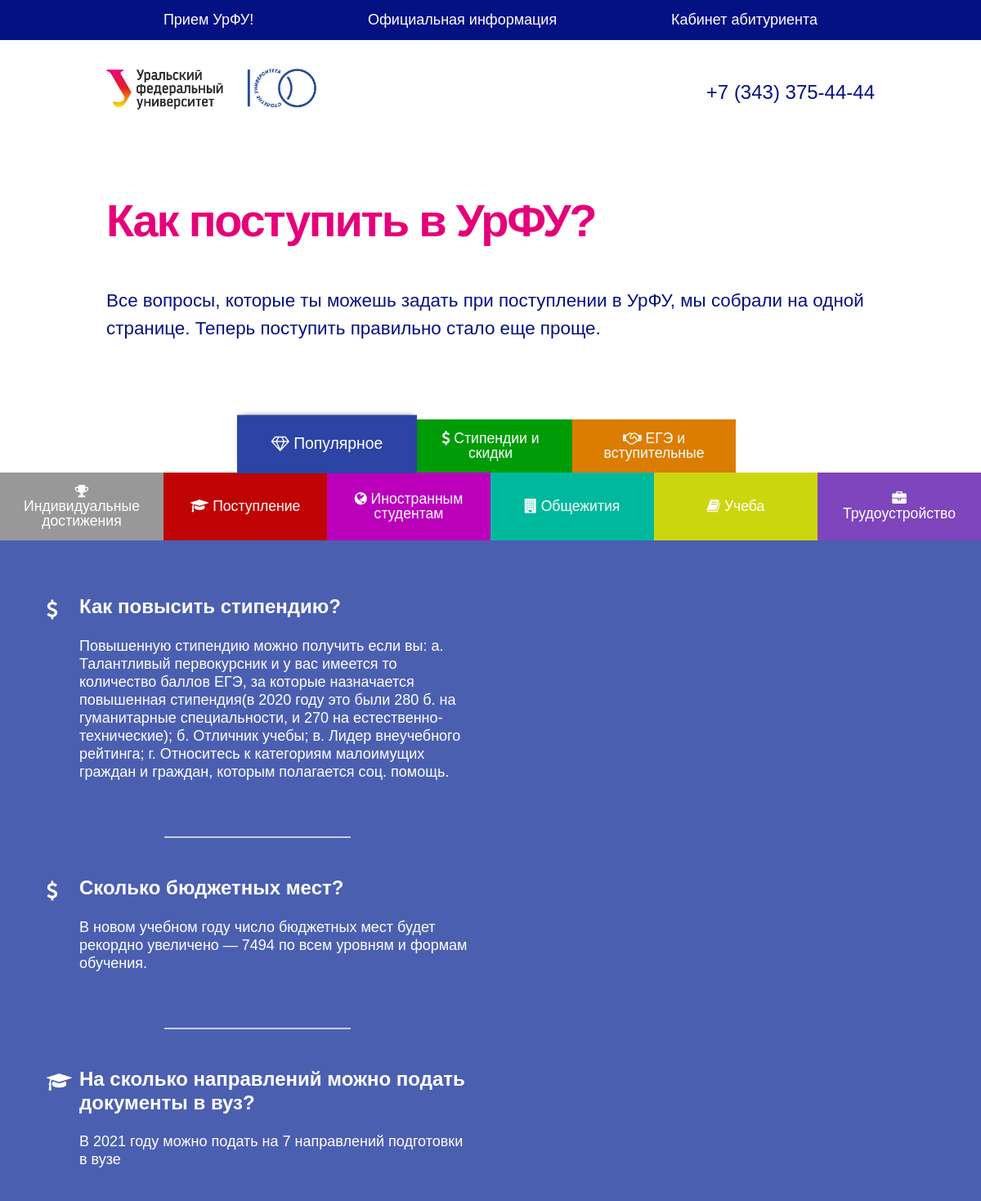
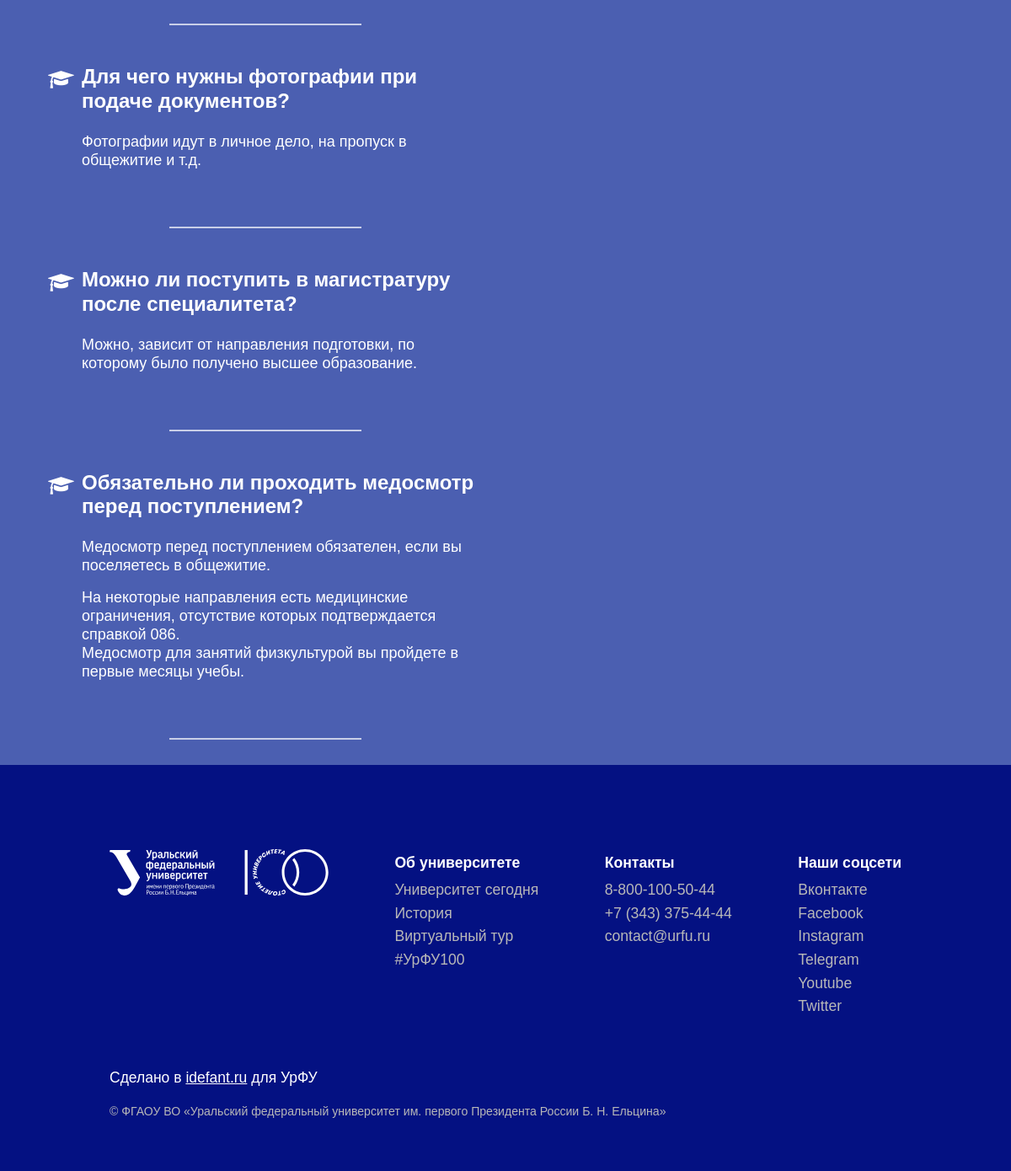
Before: / with the older database file (2 pictures, top to bottom).
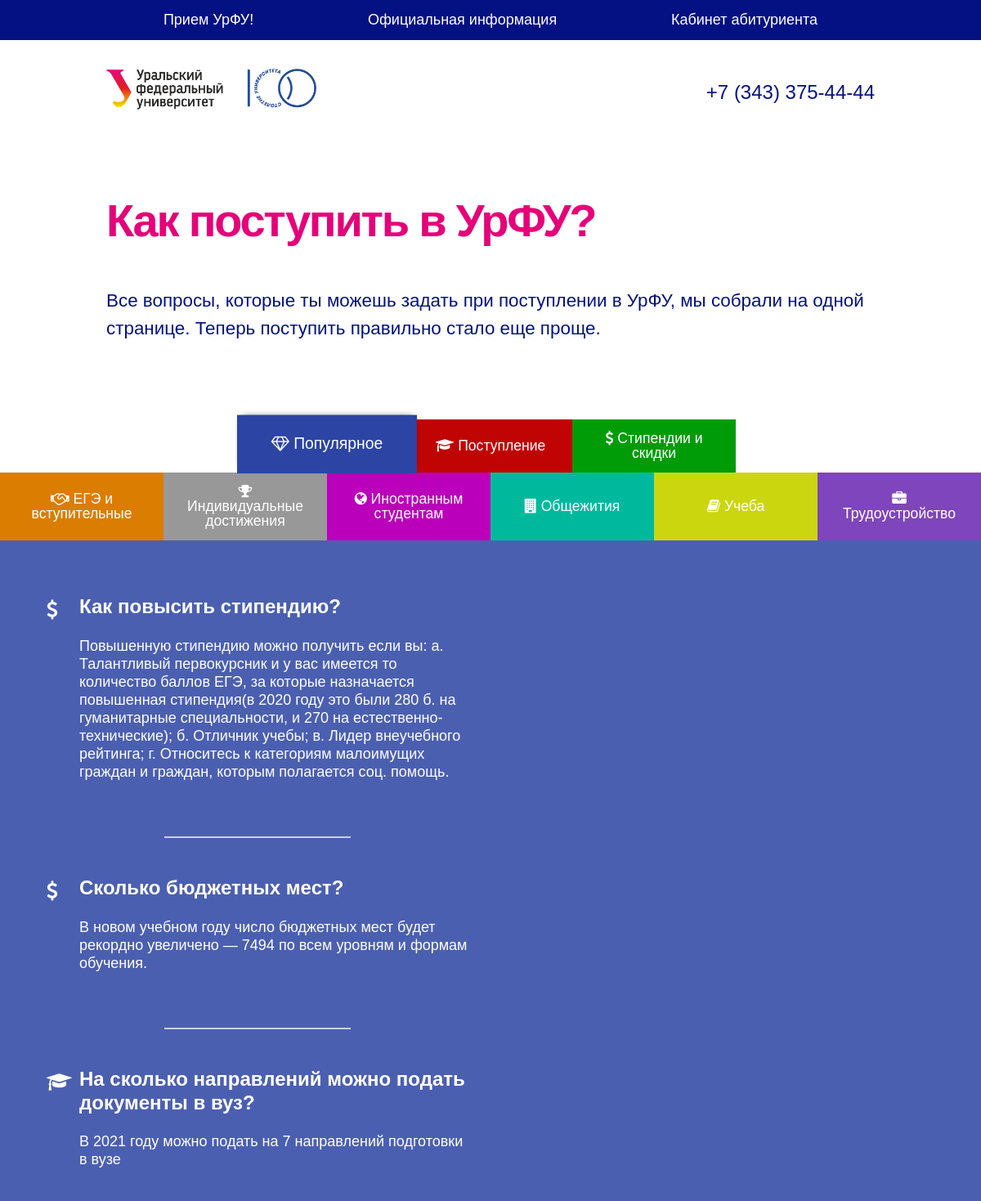
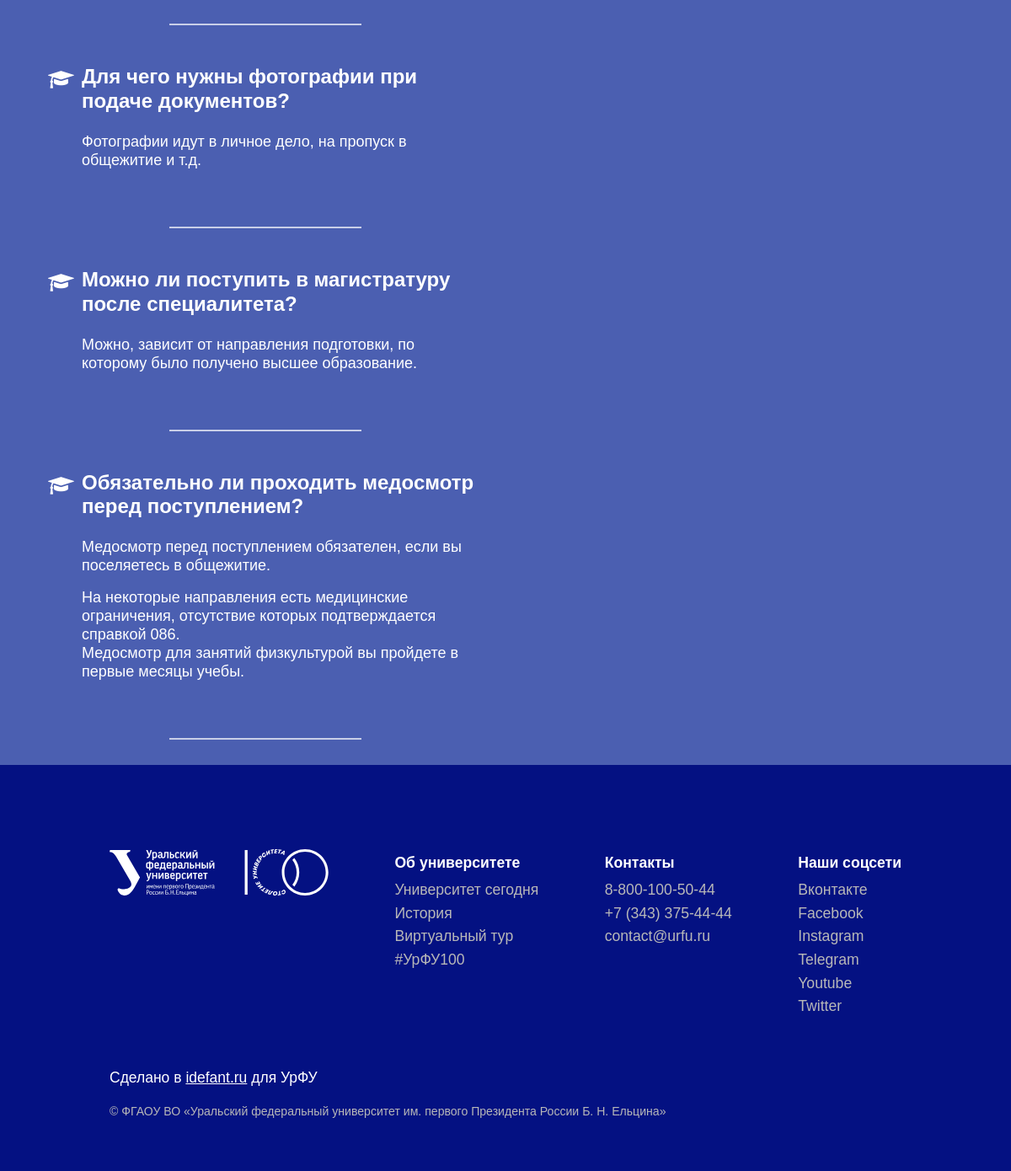
After: the same page with the newer database file (2 pictures, top to bottom).
### models.py (models this page shows, shortened)
class Categories(db.Model):
    id = db.Column(db.Integer, primary_key = True)
    name = db.Column(db.String(100), nullable=False)
    priority = db.Column(db.Integer, nullable=False)
    icon_name = db.Column(db.String(30))
    color = db.Column(db.String(7))

class Questions(db.Model):      # __tablename__ = 'posts'
    id = db.Column(db.Integer, primary_key = True)
    question = db.Column(db.String(1000), nullable=False)
    clear_question = db.Column(db.String(1000))
    answer = db.Column(db.Text, nullable = False)
    cat_id = db.Column(db.Integer, db.ForeignKey('categories.id'))
    priority = db.Column(db.Integer, nullable=False)
    is_popular = db.Column(db.Boolean, default = False)
    popular_priority = db.Column(db.Integer, default = 0)

### website/website.py (the view)
@website.route('/')
def index():
    try:
        categories = Categories.query
        questions = Questions.query
        popular_questions = questions.filter(Questions.is_popular).order_by(Questions.popular_priority)
    except NameError:
        return render_template("admin/error_page.html", message="Ошибка чтения из БД")
    popular_qa_list_assembly = []
    for popular_question in popular_questions:
        category = categories.get(popular_question.cat_id)
        if category is not None:
            popular_qa_list_assembly += [(popular_question, category.icon_name)]
    result_popular_list = (categories.get(0), popular_qa_list_assembly)
    result_list = []
    num = 0
    for category in reversed(categories.filter(Categories.id != 0).order_by(Categories.priority).all()):
        try:
            usually_questions = questions.filter(Questions.cat_id == category.id).order_by(Questions.priority)
        except (NameError, AttributeError):
            return render_template("admin/error_page.html", message="Ошибка чтения из БД")
        result_list += [(num, category, usually_questions)]
        num = num + 1
    return render_template('website/index.html', result_list=result_list, result_popular_list=result_popular_list,
                           menu=menu, contact_tel=contact_tel, site_title=site_title, site_subtitle=site_subtitle,
                           footer_about_university=footer_about_university, footer_contacts=footer_contacts,
                           footer_social_net=footer_social_net)

### website/templates/website/index.html (shortened to what this page needs)
{% extends 'website/base.html' %}
{% import "website/macros.html" as macros %}
{% block body %}
{{ macros.title_main_page(site_title, site_subtitle) }}
<section class="faq">
	<div class="tabs-menu flex">
		{% for category in result_list %}
		<button onclick="showPanel({{ category[0] }}, {{ category[0] }})" style="background-color: {{ category[1].color }};">
			<i class="fa {{ category[1].icon_name }}" aria-hidden="true"></i>
			{{ category[1].name }}
		</button>
		{% endfor %}
		<button onclick="showPanel({{ result_list | length }}, {{ result_list | length }})" class="current" style="background-color: {{ result_popular_list[0].color }};">
			<i class="fa {{ result_popular_list[0].icon_name }}" aria-hidden="true"></i>
			{{ result_popular_list[0].name }}
		</button>
	</div>
	<div class="tab-content" style="background-color: {{ result_popular_list[0].color }};">
		<div class="tab-content-container">
			{% for qa in result_popular_list[1] %}
			<div class="qa_item">
				<div class="qa_item_container">
					<div class="qa_icon">
						<i class="fa {{ qa[1] }}" aria-hidden="true"></i>
					</div>
					<div class="qa_content">
						<div class="qa_question">
							{{ qa[0].question }}
						</div>
						<div class="qa_answer">
							{{ qa[0].answer | safe }}
						</div>
					</div>
				</div>
				<div class="item_separator"></div>
			</div>
			{% endfor %}
		</div>
	</div>
</section>
{% endblock %}

### website/templates/website/base.html (shortened to what this page needs)
<!DOCTYPE html>
<html class="js no-touch" lang="ru"><head>
	<link rel="stylesheet" href="{{ url_for('static', filename='libraries/css/bootstrap-reboot.min.css') }}">
	<link rel="stylesheet" href="{{ url_for('website.static', filename='css/style.css') }}">
	<link rel="stylesheet" href="{{ url_for('static', filename='libraries/css/font-awesome.min.css') }}">
</head>
<body class="language_ru ">
	<div class="site">
		<nav class="user-menu-wrapper">
			<ul class="nav_wrapper container">
				{% for item_link in menu %}
					<li class="nav_item"><a href="{{ item_link[1] }}">{{ item_link[0] }}</a></li>
				{% endfor %}
			</ul>
		</nav>
		<header class="header-custom">
			<div class="container flex navbar header_container">
				<a href="https://urfu.ru/priemurfu" class="logo">
					<img class="logo_img" src="{{ url_for('website.static', filename='img/UrFULogo_Russian.png') }}" height="50">
				</a>
				<a href="{{ contact_tel[1] }}" class="header-phone">{{ contact_tel[0] }}</a>
			</div>
		</header>
		{% block body %}{% endblock %}
		<section class="footer-custom">
			<div class="container">
				<div class="footer-menu">
					<a href="https://urfu.ru/" target="_blank" class="footer-logo"><img src="{{ url_for('website.static', filename='svg/UrFULogo100White.svg') }}" loading="lazy" alt="" width="260"></a>
					<div class="footer-column">
						<h3 class="footer-label">Об университете</h3>
						<ul class="footer-list">
							<li>
								{% for item_link in footer_about_university %}
									<a href="{{ item_link[1] }}" target="_blank" class="footer-link">{{ item_link[0] }}</a>
								{% endfor %}
							</li>
						</ul>
					</div>
					<div class="footer-column">
						<h3 class="footer-label">Контакты</h3>
						<ul class="footer-list">
							<li>
								{% for item_link in footer_contacts %}
									<a href="{{ item_link[1] }}" class="footer-link">{{ item_link[0] }}</a>
								{% endfor %}
							</li>
						</ul>
					</div>
					<div class="footer-column">
						<h3 class="footer-label">Наши соцсети</h3>
						<ul class="footer-list">
							<li>
								{% for item_link in footer_social_net %}
									<a href="{{ item_link[1] }}" target="_blank" class="footer-link">{{ item_link[0] }}</a>
								{% endfor %}
							</li>
						</ul>
					</div>
				</div>
				<div class="creator_signature">Сделано в <a class="creator_signature_link" href="https://idefant.ru" target="_blank">idefant.ru</a> для УрФУ</div>
				<div class="subfooter">© ФГАОУ ВО «Уральский федеральный университет им. первого Президента России Б. Н. Ельцина»</div>
			</div>
		</section>
	</div>
</body>
</html>

### website/templates/website/macros.html
{% macro title_main_page(site_title, site_subtitle) %}
<section class="hero">
	<div class="container">
		<div class="hero-text">
			<h1 class="hero-heading">{{ site_title }}</h1>
			<p class="hero-paragraph">{{ site_subtitle }}</p>
		</div>
	</div>
</section>
{% endmacro %}

### website/static/css/style.css (style rules this page uses)
a, body, div, h1, h3, header, html, img, li, section, ul { margin: 0; padding: 0; border: 0; font-size: 100%; vertical-align: baseline }
header, section { display: block }
.site { margin: 0 auto }
button { border: none; color: #fff; text-decoration: none; display: inline-block; }
.site { min-height: 100% }
body { font-family: 'Arial', sans-serif !important; background: #fff; color: #041182; }
h1, h3 { font-family: 'Arial', sans-serif !important; color: rgba(229, 0, 121, 1); margin: 0; font-weight: bold; }
h1 { margin-bottom: 0.5em; }
ul { margin-left: 0; list-style-type: none; }
header a { color: rgba(4, 17, 130, 1); text-decoration: none; }
section { padding: 50px 0; }
.container { max-width: 940px; margin-left: auto; margin-right: auto; }
.flex { display: flex; }
.navbar { justify-content: space-between; align-items: center; padding: 25px 0; }
.header-phone { font-size: 1.5em; }
.hero { padding-bottom: 0; }
.hero-heading { font-size: 3.5em; font-weight: 600; letter-spacing: -0.04em; padding: 20px 0; }
.hero-paragraph { font-size: 1.4em; margin-bottom: 2em; font-weight: 400; }
.tabs-menu { width: 100%; flex-wrap: wrap-reverse; flex-direction: row-reverse; justify-content: center; }
.tabs-menu button { max-width: calc(100% / 6); min-width: calc(100% / 6); line-height: 1em; font-size: 1.1em; padding: 15px 20px; text-align: center; min-height: 65px; outline:none !important; }
button.current { transform: scale(1.1) translateY(-2px); z-index: 2; box-shadow: 0 -2px 8px -5px black; }
.footer-custom { padding: 100px 0 60px; background-color: #041182; color: #23286b; font-size: 1.1em; }
.footer-menu { display: -webkit-box; display: -webkit-flex; display: -ms-flexbox; display: flex; margin-bottom: 52px; -webkit-box-pack: justify; -webkit-justify-content: space-between; -ms-flex-pack: justify; justify-content: space-between; color: #fff; text-align: left; flex-wrap: wrap; }
.footer-label { margin-top: 0px; margin-bottom: 8px; font-size: 1em; color: white; line-height: 32px; }
.footer-link { display: block; margin-bottom: 10px; color: #b8b8b8; text-decoration: none; line-height: 1em; }
.footer-logo { height: 100%; margin-bottom: 50px; }
.subfooter { color: #b8b8b8; font-size: 0.8em; text-align: left; }
nav { width: 100%; background-color: #041182; margin-bottom: 10px; }
.nav_wrapper { list-style-type: none; display: flex; justify-content: space-around; padding: 11px 0; }
.nav_item a { text-decoration: none; color: white; font-size: 18px; }
.tab-content { color: #fff; padding-top: 20px; display: block; opacity: 0.85; padding-bottom: 30px; }
.tab-content-container { width: 100%; margin-right: auto; margin-left: auto; max-width: 1140px; }
.user-menu-wrapper { display: none; }
@media (min-width: 1024px) { .user-menu-wrapper { display: block; } }
html { overflow-x: hidden; }
.creator_signature { color: white; font-size: 17.5px; margin-bottom: 17px; }
.creator_signature_link { color: white; }
.faq { padding-bottom: 0; }

Changed rows visible on the page:
changed Categories "Поступление": moves down the list
